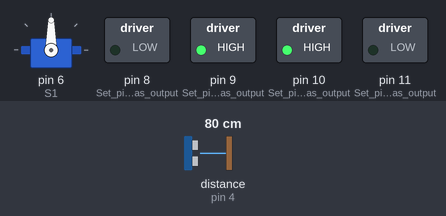
Bench run of a sketch on a simulated Arduino Uno, built with avr-gcc and run on an emulated ATmega328P. On the bench: servo, switched loads named in the sketch (green lamp = pin HIGH). Wiring (inferred from the names in the program): ultrasonic range finder: trigger pin 3; echo pin 4. Inputs (shaded band) come from the test bench; at power-on: distance to the obstacle (sensor on pin 4) 80 cm. The echo pulse lasts 58.3 µs per cm; pins used as bus, display or sensor lines are not drawn.

Above: at 1.3 s.
1.4 s: distance to the obstacle (sensor on pin 4) set to 23 cm
2.9 s: distance to the obstacle (sensor on pin 4) set to 20 cm
At 5.3 s:
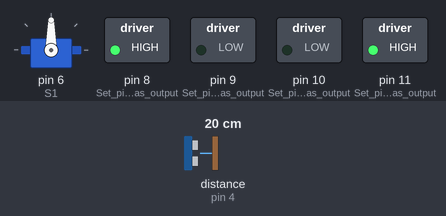
5.9 s: distance to the obstacle (sensor on pin 4) set to 35 cm
At 8.8 s:
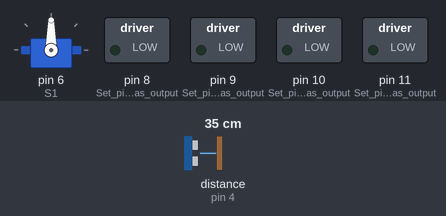
8.9 s: distance to the obstacle (sensor on pin 4) set to 2 cm
At 9.8 s:
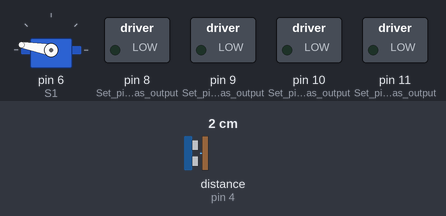
11.9 s: distance to the obstacle (sensor on pin 4) set to 60 cm
At 14.7 s:
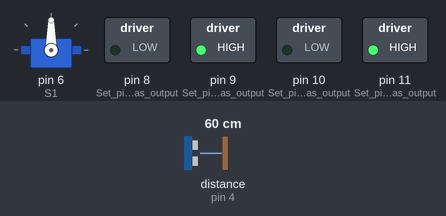
Timing chart, 0 to 15.9 s (numbered marks = the images above; inputs shaded):
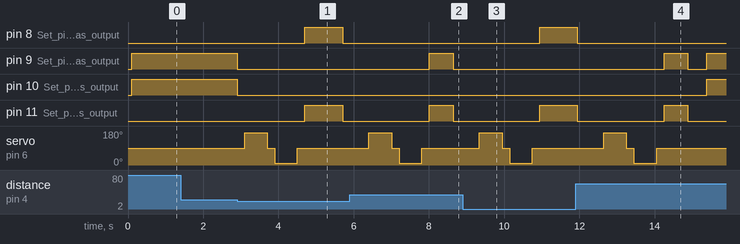

The sketch:

Obstacle_Avoider_Moving_Ultrasonic_Sensor.ino
```cpp
/*
  Obstacle avoider robot with moving Ultrasonic Sensor and acting as RADAR

  Robot senses obstacle and chooses its direction to move further
  Servo Motor is used to move Ultrasonic Sensor as RADAR
  Moving Ultrasonic Sensor is used to sense obstacle as RADAR and to increase efficiency of obstacle avoiding robot
  Robot moves are contolled by changing polarities of BO motors
  Distance between Obstacle and Robot is measured by moving Ultrasonic Sensor

  Note : All delay times used in code can be varied according to choice

  Circuit involves:
  UNIKO EKAM, 1 HC SR04 ULTRASONIC SENSOR, 1 SERVO MOTOR, 2 BO MOTORS, MOTOR DRIVER, BATTERY, WIRES, CHASIS

  Connections:
  All the modules are arranged on Chasis and fixed by screws
  On Uniko Ekam board motor driver is fixed to drive the 2 BO motors
  Pin 8,9,10,11 are connected to motor driver to control polarities of motors
  Ultrasonic Sensor is fixed on Servo motor to move as RADAR at front
  pin 3 and pin 4 is set as trigger pin and echo pin of ultrasonic sensor
  PWM enabled pin 6 is used to attach Servo Motor
  Battery is used to power the board

  Created by
  Pratik Vijay Bhosale
  Last modified on
  04 February,2019
*/

#include<Servo.h>   //include servo library in program

void forward();   //function prototype
void left(int deg);    //function prototype
void right(int deg);   //function prototype
void reverse();   //function prototype
void stp();   //function prototype
void findpath();    //function prototype
int distance();   //function prototype

Servo S1;  //create servo object to control servo

int triggerPin = 3;   //define pin 3 for triggerPin
int echoPin = 4;      //define pin 4 for echoPin
double duration;    //declare variable duration of type double to store duration taken by sound wave
int dist,leftdist,rightdist;   //declare variables to store distances measured by Ultrasonic Sensor

void setup()
{
  pinMode(8,OUTPUT);    //Set pin 8 as output
  pinMode(9,OUTPUT);    //Set pin 9 as output
  pinMode(10,OUTPUT);   //Set pin 10 as output
  pinMode(11,OUTPUT);   //Set pin 11 as output
  pinMode(triggerPin,OUTPUT);    //Sets the triggerPin as Output
  pinMode(echoPin,INPUT);    //Sets the echoPin as Input
  S1.attach(6);  //attaches the servo on pin 6 to the servo object S1
  S1.write(90);   //Set Servo motor at 90 degree position
  delay(100);   //Wait for 100ms
}

void loop()
{
  if(distance()>20)    //Do this if distance between robot and obstacle is greater than 20cm (Distance to avoid can be varied)
  {
    forward();   //function to move robot in forward direction
  }
  else  //Do this if distance between robot and obstacle is less than or equal to 20cm
  {
    findpath();   //function to decide path to move ahead by robot
  }
}

void forward()    //Function to move robot in forward direction
{
  digitalWrite(8,LOW);    //Set pin 8 at low
  digitalWrite(9,HIGH);   //Set pin 9 at high
  digitalWrite(10,HIGH);   //Set pin 10 at high
  digitalWrite(11,LOW);   //Set pin 11 at low
}

void left(int deg)   //function to take left turn by input degree
{
  for(int i=0;i<deg;i++)    //Loop till robot moves from 0 degree to input degree
  {
    digitalWrite(8,HIGH);   //Set pin 8 at high
    digitalWrite(9,LOW);    //Set pin 9 at low
    digitalWrite(10,HIGH);    //Set pin 10 at high
    digitalWrite(11,LOW);   //Set pin 11 at low
    delay(7.5);   //Wait for 7.5ms (This delay time can be varied with power input)
  }
}

void right(int deg)    //function to take right turn by input degree
{
  for(int j=0;j<deg;j++)    //Loop till robot moves from 0 degree to input degree
  {
    digitalWrite(8,LOW);    //Set pin 8 at low
    digitalWrite(9,HIGH);   //Set pin 9 at high
    digitalWrite(10,LOW);   //Set pin 10 at low
    digitalWrite(11,HIGH);    //Set pin 11 at high
    delay(7.5);   //Wait for 7.5ms (This delay time can be varied with power input)
  }
}

void reverse()    //function to move robot in backward direction
{
  digitalWrite(8,HIGH);   //Set pin 8 at high
  digitalWrite(9,LOW);    //Set pin 9 at low
  digitalWrite(10,LOW);   //Set pin 10 at low
  digitalWrite(11,HIGH);    //Set pin 11 at high
}

void stp()    //function to stop the robot
{
  digitalWrite(8,LOW);    //Set pin 8 at low
  digitalWrite(9,LOW);    //Set pin 9 at low
  digitalWrite(10,LOW);   //Set pin 10 at low
  digitalWrite(11,LOW);   //Set pin 11 at low
}

void findpath()   //function to decide path to move ahead by robot
{
  stp();    //function to stop the robot
  delay(200);   //Wait for 200ms
  S1.write(170);    //Set Servo motor at 170 degree
  delay(500);   //Wait for 500ms
  leftdist=distance();    //Store distance measured on left side into variable leftdist
  delay(100);   //Wait for 100ms
  S1.write(90);   //Set Servo motor at 90 degree
  delay(200);   //Wait for 200ms
  S1.write(10);   //Set Servo motor at 10 degree
  delay(500);   //Wait for 500 ms
  rightdist=distance();   //Store distance measured on right side into variable rightdist
  delay(100);   //Wait for 100ms
  S1.write(90);   //Set Servo Motor at 90 degree
  delay(200);   //Wait for 200 ms
  if(leftdist>20 && rightdist>20)    //Do this if no obstacle present on both sides
  {
    if(leftdist>rightdist)    //Do this if there is more free space on left side
    {
      left(90);   //Function to take left turn by 90 degree
    }
    else    //Do this if there is more free space on right side
    {
      right(90);    //Function to take right turn by 90 degree
    }
    stp();    //Function to stop robot
    delay(500);   //Wait for 500ms
  }
  else if(leftdist>20)    //Do this if no obstacle present on left side
  {
    left(90);   //Function to take left turn by 90 degree
    stp();    //Function to stop robot
    delay(500);   //Wait for 500ms
  }
  else if(rightdist>20)    //Do this if no obstacle present on right side
  {
    right(90);    //Function to take right turn by 90 degree
    stp();    //Function to stop robot
    delay(500);   //Wait for 500ms
  }
  else   //Do this if obstacle is present on both sides
  {
    reverse();    //Function to move robot in backward direction
    delay(1000);   //Wait for 1000ms
    stp();    //Function to stop robot
    delay(500);   //Wait for 500ms
    findpath();   //Recursively called function to decide path to move robot ahead
  }
}

int distance()    //function to calculate and return distance between robot and obstacle
{
  digitalWrite(triggerPin,HIGH);    //Sets the triggerPin on HIGH state for 10 micro seconds
  delayMicroseconds(10);            //wait for 10 micro seconds
  digitalWrite(triggerPin,LOW);     //Sets the triggerPin on LOW state
  duration = pulseIn(echoPin,HIGH);   //Reads the echoPin, returns the sound wave travel time in microseconds to variable duration
  dist = duration*0.034/2;   // Calculating the distance in centimeter
  return dist;    //return calculated distance between robot and obstacle
}
```

Measured:
- the behaviour switches between 22 and 21 cm on distance to the obstacle (sensor on pin 4) (found by bisection; images 0 and 1)
- after the input at 1.4 s, every drawn part: stays the same
- after the input at 2.9 s, pin 8 (Set_pin_8_as_output), pin 11 (Set_pin_11_as_output): LOW → HIGH after 1.8 s, → LOW 1.0 s later; pin 9 (Set_pin_9_as_output), pin 10 (Set_pin_10_as_output): HIGH → LOW at once; servo on pin 6 (S1): 90° → 170° after 0.20 s, → 90° 0.60 s later, → 10° 0.20 s later, → 90° 0.60 s later
- after the input at 5.9 s, pin 8 (Set_pin_8_as_output): stays LOW (without the input it goes to HIGH after 2.1 s); pin 9 (Set_pin_9_as_output): LOW → HIGH after 2.1 s, → LOW 0.63 s later
- after the input at 8.9 s, pin 8 (Set_pin_8_as_output), pin 11 (Set_pin_11_as_output): LOW → HIGH after 2.0 s; pin 9 (Set_pin_9_as_output), pin 10 (Set_pin_10_as_output): stays LOW (without the input it goes to HIGH after 0.25 s); servo on pin 6 (S1): 90° → 170° after 0.44 s, → 90° 0.60 s later, → 10° 0.20 s later, → 90° 0.60 s later
- after the input at 11.9 s, pin 8 (Set_pin_8_as_output): goes on until 11.9 s, then stays LOW; pin 9 (Set_pin_9_as_output): LOW → HIGH after 2.4 s, → LOW 0.63 s later, → HIGH 0.50 s later; pin 10 (Set_pin_10_as_output): LOW → HIGH after 3.5 s
